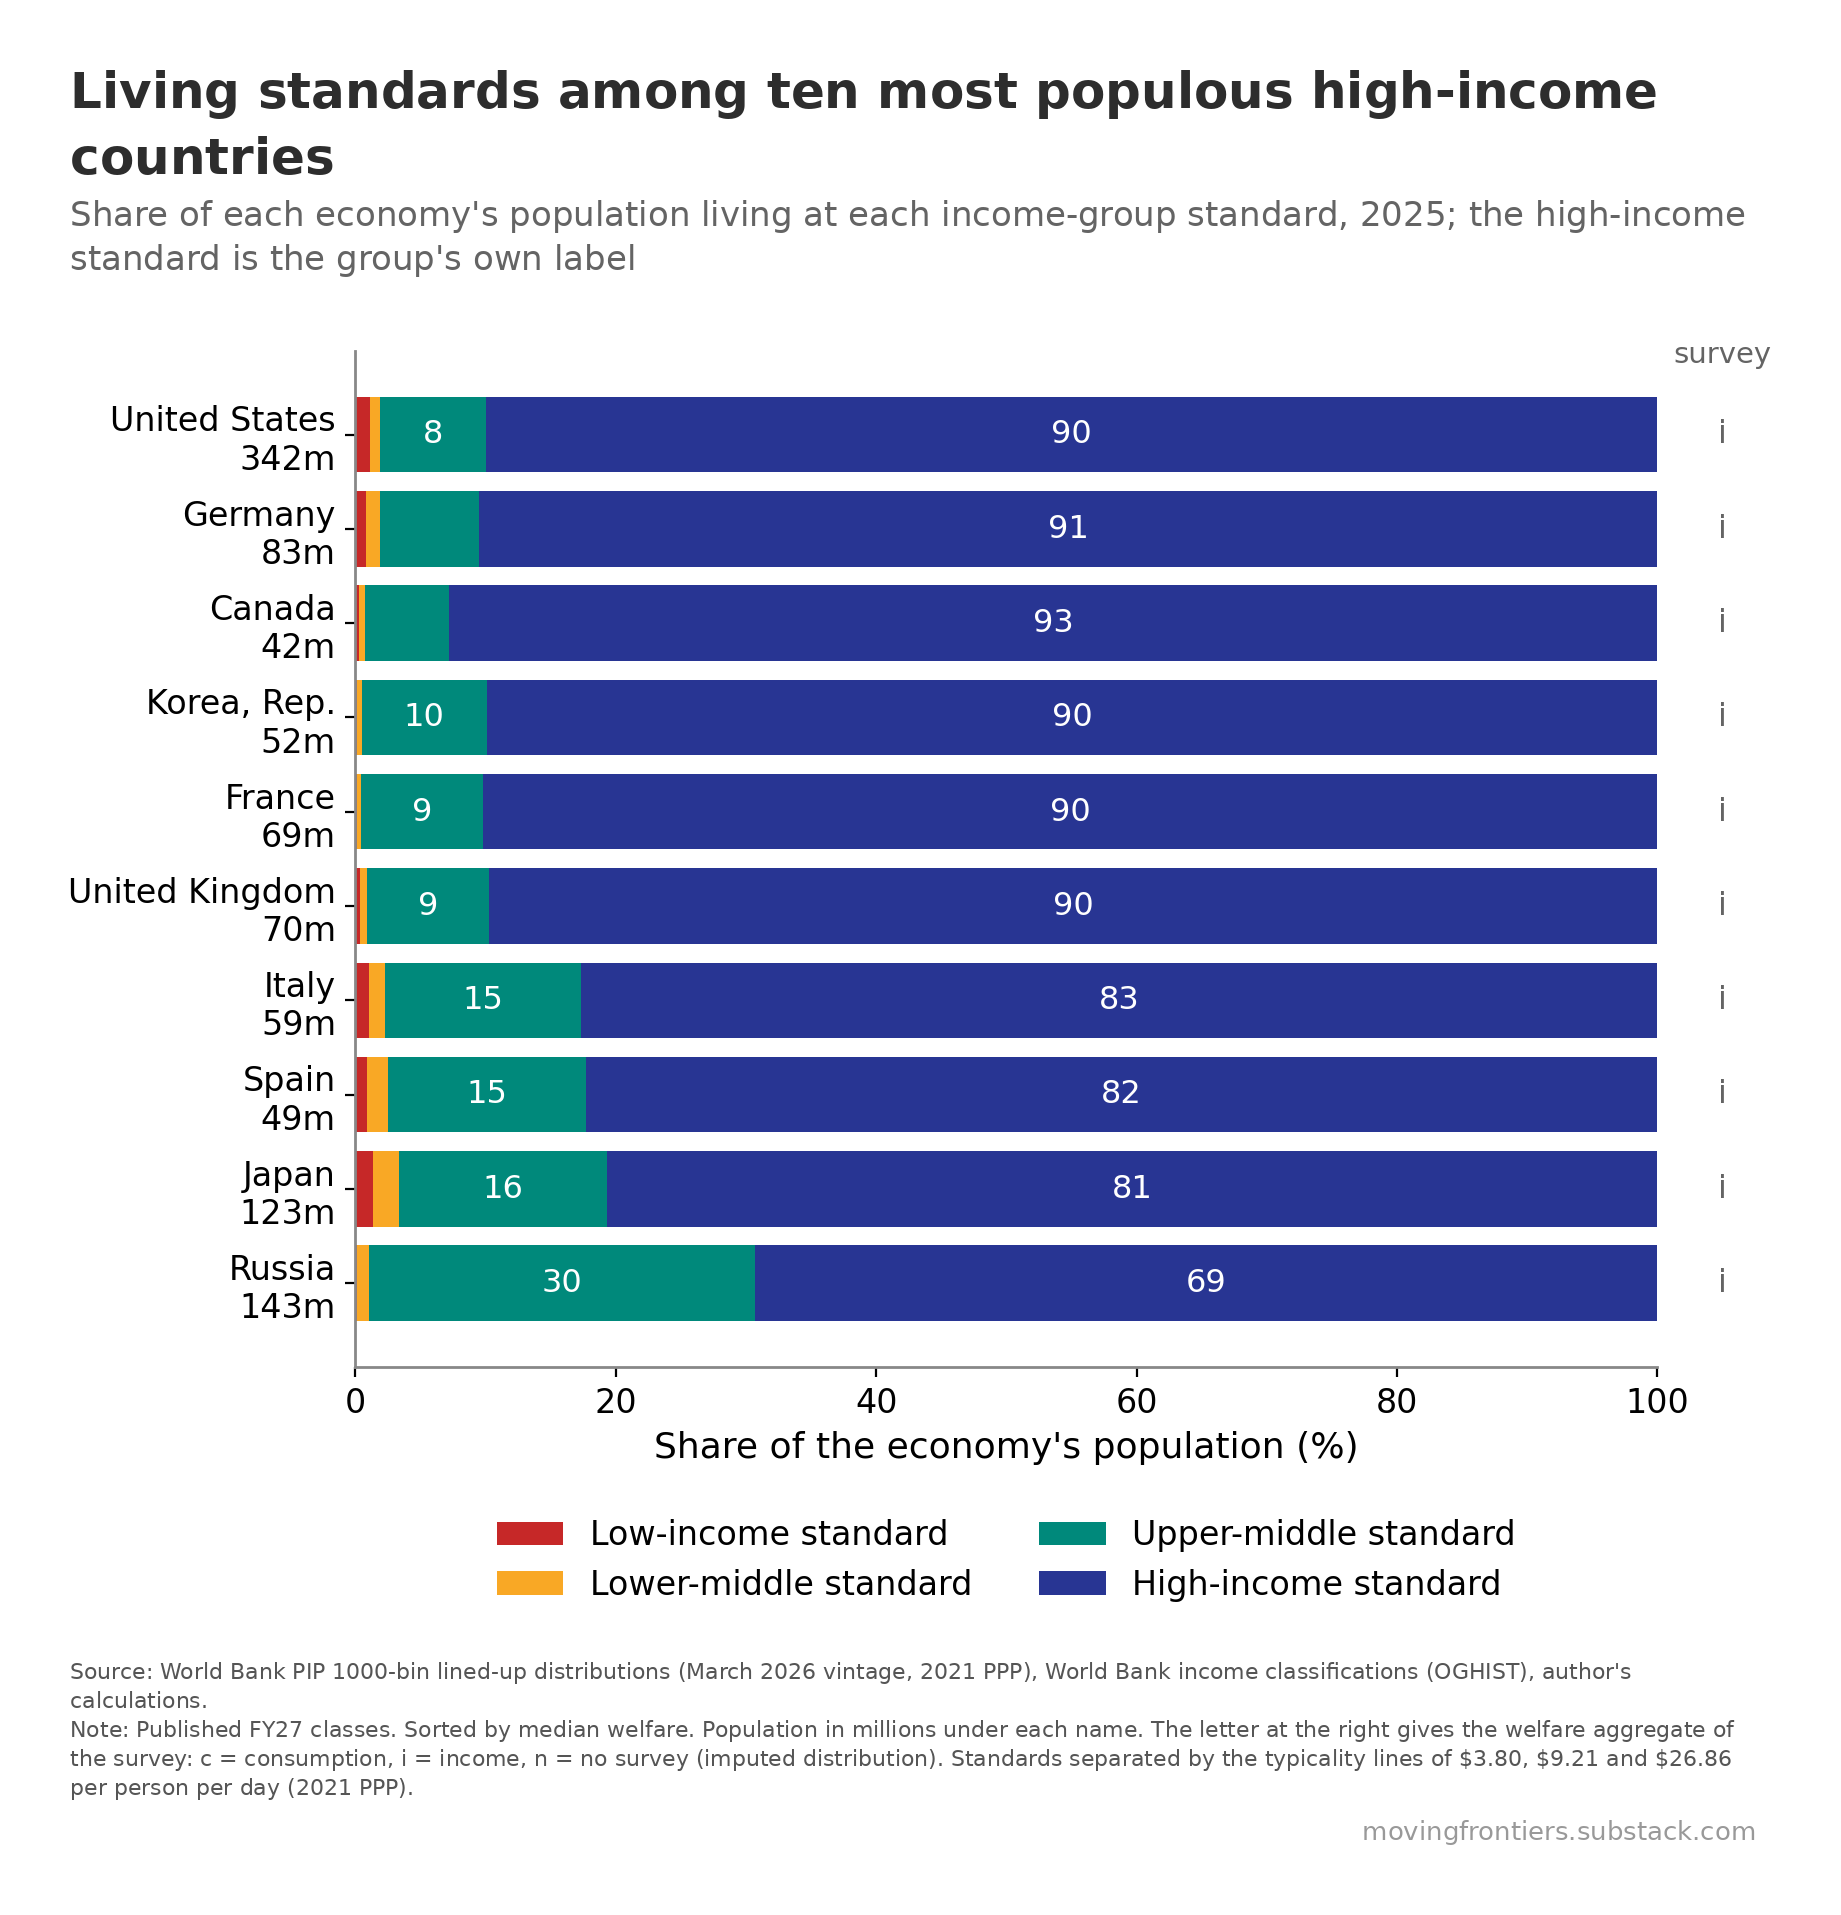

The Python source for this figure:
"""chart-8a-ten-hics.py - Moving Frontiers, Belindia post. Self-sufficient: house style and data embedded.
Data frozen 12 Sep 2026 from World Bank PIP 1000-bin distributions (March 2026 vintage) and OGHIST (July 2026);
2026 = nowcast with China high income. Run: python3 chart-8a-ten-hics.py  ->  chart-8a-ten-hics.png (and chart-8a-ten-hics.csv is the same data).
Method: typicality lines = crossings of the four class curves of daily welfare (see belindia_typicality.xlsx)."""
import matplotlib; matplotlib.use("Agg")
import matplotlib.pyplot as plt, numpy as np, sys, types

# ---------------------------------------------------------------- house style (moving_frontiers_style.py, verbatim)
_mf = types.ModuleType("moving_frontiers_style"); sys.modules["moving_frontiers_style"] = _mf
exec(compile('"""\nmoving_frontiers_style.py - Moving Frontiers house style.\n\nDraw the plot in matplotlib, save it, then call compose(). The title, subtitle,\ncaption and watermark are laid out in PIL, where every gap is measured ink to ink\nrather than through matplotlib text boxes, which carry the font\'s full ascent and\ndescent whether or not the string has ascenders or descenders.\n\n    import moving_frontiers_style as mf\n    mf.rc()\n    fig, ax = plt.subplots(figsize=(8, 5.6), dpi=mf.DPI)\n    ...plot in mf.palette(2)...\n    fig.savefig("plot.png", dpi=mf.DPI, facecolor="white", bbox_inches="tight")\n    mf.compose("plot.png", "chart.png", TITLE, SUBTITLE, SOURCE, NOTE)\n\n"""\n\nimport os\nimport numpy as np\nimport matplotlib\nfrom PIL import Image, ImageDraw, ImageFont\n\nDPI = 200\n\n# ---- colours: the main elements, by how many series the chart has ----\nRED, GOLD, GREEN, BLUE = "#C62828", "#F9A825", "#00897B", "#283593"\nPALETTE = {1: [BLUE],\n           2: [RED, BLUE],\n           3: [RED, BLUE, GOLD],\n           4: [RED, GOLD, GREEN, BLUE]}\nGREY = "#888888"          # axes, rules, de-emphasised marks\n\n\ndef palette(n):\n    assert n in PALETTE, "the house palette covers one to four series"\n    return PALETTE[n]\n\n\n# ---- spacing, in pixels at 200 dpi, every gap ink to ink ----\nGAP_TITLE_SUB = 25        # subtitle below the title\nGAP_SUB_PLOT  = 70        # plot below the subtitle\nGAP_PLOT_CAP  = 60        # caption below the plot\nGAP_CAP_MARK  = 20        # watermark below the last caption line\nMARK_RIGHT    = 15        # watermark right edge, inside the content right edge\nBORDER        = 70        # empty space around the whole canvas\n\n# Canvas width is allowed to differ from chart to chart: each canvas is just the plot\n# plus the border. Pass content_w=<px> to compose() to pad a narrow plot out to a\n# common width instead, which is optional.\nCONTENT_W     = None\n\n# Type is fixed, not scaled to the chart. Sizing the title from the plot width made\n# it depend on how much white space matplotlib happened to leave, so a narrow chart\n# got a smaller title than a wide one in the same pack.\n# TYPE SCALES WITH THE CANVAS, so that a chart shown at a fixed display width, a\n# phone column say, always shows the same apparent type whatever its own pixel width.\n# The point sizes below are the sizes at REF_W; a canvas half again as wide gets type\n# half again as large, and the two look identical once both are scaled to the column.\n# Sizing type from the plot width, as an earlier version did, is not the same thing and\n# was a bug: it made the title depend on how much white space matplotlib happened to\n# leave around the axes rather than on how large the image is.\nREF_W      = 1980         # reference canvas width the point sizes below refer to\nTITLE_PT   = 19.44        # title, 54px at REF_W\nSUB_FRAC   = 0.68         # subtitle as a share of the title\nCAP_PT     = 8.5          # caption, 24px at REF_W\nMARK_MULT  = 1.2          # watermark as a share of the caption\nLEADING    = 1.32\n\n# Type inside the plot. Set once here and applied by rc(), so every chart in a pack\n# carries the same tick labels, axis titles and annotations. A build script that\n# passes its own fontsize= breaks that, so use these constants instead.\nAXIS_PT    = 13           # axis titles\nTICK_PT    = 12           # tick labels, both axes\nLEGEND_PT  = 12           # legend entries\nLABEL_PT   = 11.5         # in-plot labels and data values\nEMPH_PT    = 15           # emphasised data values, bold\n\nINK        = "#2D2D2D"    # title\nSUB_INK    = "#646464"    # subtitle\nCAP_INK    = "#555555"    # caption\nMARK_INK   = "#999999"    # watermark\nMARK_TEXT  = "movingfrontiers.substack.com"\nCREDIT     = ""\n\n\ndef rc():\n    """Matplotlib defaults for the plot itself."""\n    matplotlib.pyplot.rcParams.update({\n        "font.family": "DejaVu Sans", "font.size": AXIS_PT,\n        "axes.labelsize": AXIS_PT, "xtick.labelsize": TICK_PT,\n        "ytick.labelsize": TICK_PT, "legend.fontsize": LEGEND_PT,\n        "axes.edgecolor": GREY, "axes.linewidth": 1.0,\n        "figure.facecolor": "white", "axes.facecolor": "white"})\n\n\ndef style_ax(ax):\n    ax.spines["top"].set_visible(False)\n    ax.spines["right"].set_visible(False)\n\n\ndef _font(px, bold=False):\n    name = "DejaVuSans-Bold.ttf" if bold else "DejaVuSans.ttf"\n    for p in (os.path.join(matplotlib.get_data_path(), "fonts", "ttf", name),\n              "/usr/share/fonts/truetype/dejavu/" + name):\n        if os.path.exists(p):\n            return ImageFont.truetype(p, px)\n    raise FileNotFoundError(name)\n\n\ndef _ink(font, s):\n    """Ink top and bottom of a string relative to its baseline."""\n    b = font.getbbox(s, anchor="ls")\n    return b[1], b[3]\n\n\ndef _wrap(font, paragraphs, width):\n    """Greedy wrap. Also returns, for each line, which paragraph it came from, so a\n    line that ends because its paragraph ended can be told apart from one that ends\n    because the next word would not fit."""\n    lines, owner = [], []\n    for p, text in enumerate(paragraphs):\n        cur = ""\n        for w in text.split():\n            t = (cur + " " + w).strip()\n            if not cur or font.getlength(t) <= width:\n                cur = t\n            else:\n                lines.append(cur); owner.append(p); cur = w\n        if cur:\n            lines.append(cur); owner.append(p)\n    return lines, owner\n\n\ndef _crop(img):\n    g = np.array(img.convert("L"))\n    r = np.where((g < 250).any(1))[0]\n    c = np.where((g < 250).any(0))[0]\n    return img.crop((c.min(), r.min(), c.max() + 1, r.max() + 1))\n\n\ndef compose(plot_png, out_png, title, subtitle, source, note=None, credit=CREDIT,\n            content_w=CONTENT_W):\n    """Title band above the plot, caption and watermark below, BORDER px all around."""\n    plot = _crop(Image.open(plot_png).convert("RGB"))\n    PW, H = plot.size\n    W = max(PW, content_w or 0)          # the target is a floor, never a ceiling\n\n    k = (W + 2 * BORDER) / REF_W         # type scales with the canvas, not the plot\n    title_px = round(TITLE_PT * DPI / 72 * k)\n    cap_px   = round(CAP_PT * DPI / 72 * k)\n    f_title = _font(title_px, bold=True)\n    f_sub   = _font(int(title_px * SUB_FRAC))\n    f_cap   = _font(cap_px)\n    f_mark  = _font(round(cap_px * MARK_MULT))\n\n    tl, _ = _wrap(f_title, [title], W)\n    sl, _ = _wrap(f_sub, [subtitle], W)\n    paras = ["Source: " + source + (" " + credit if credit else "")]\n    if note:\n        paras.append("Note: " + note)\n    cl, owner = _wrap(f_cap, paras, W)\n    for i in range(len(cl) - 1):                       # lines must be maximally full\n        if owner[i + 1] == owner[i]:\n            nxt = cl[i + 1].split()[0]\n            assert f_cap.getlength(cl[i] + " " + nxt) > W, \\\n                f"caption line {i} is not filled to the full width"\n\n    tlh = int(f_title.size * LEADING)\n    slh = int(f_sub.size * LEADING)\n    clh = int(f_cap.size * LEADING)\n\n    # walk down the page, each gap measured from the ink above it\n    y, place = 0, []\n    for i, s in enumerate(tl):\n        base = y - _ink(f_title, s)[0] if i == 0 else place[-1][0] + tlh\n        place.append((base, s, f_title, INK, "left"))\n    y = place[-1][0] + _ink(f_title, tl[-1])[1]\n    for i, s in enumerate(sl):\n        base = (y + GAP_TITLE_SUB - _ink(f_sub, s)[0]) if i == 0 else place[-1][0] + slh\n        place.append((base, s, f_sub, SUB_INK, "left"))\n    y = place[-1][0] + _ink(f_sub, sl[-1])[1]\n\n    plot_y = y + GAP_SUB_PLOT\n    y = plot_y + H\n\n    for i, s in enumerate(cl):\n        base = (y + GAP_PLOT_CAP - _ink(f_cap, s)[0]) if i == 0 else place[-1][0] + clh\n        place.append((base, s, f_cap, CAP_INK, "left"))\n    y = place[-1][0] + _ink(f_cap, cl[-1])[1]\n    place.append((y + GAP_CAP_MARK - _ink(f_mark, MARK_TEXT)[0],\n                  MARK_TEXT, f_mark, MARK_INK, "right"))\n    y = place[-1][0] + _ink(f_mark, MARK_TEXT)[1]\n\n    canvas = Image.new("RGB", (W + 2 * BORDER, y + 2 * BORDER), "white")\n    canvas.paste(plot, (BORDER, plot_y + BORDER))     # left, with the title and caption\n    d = ImageDraw.Draw(canvas)\n    for base, s, f, col, align in place:\n        x = BORDER + (W - MARK_RIGHT - f.getlength(s) if align == "right" else 0)\n        d.text((x, base + BORDER), s, font=f, fill=col, anchor="ls")\n    canvas.save(out_png)\n    verify(out_png)\n    return out_png\n\n\ndef verify(png):\n    """Blank pixel rows between each block, and the border, must match the constants."""\n    a = np.array(Image.open(png).convert("L"))\n    Hh, Ww = a.shape\n    ink = a < 250\n    rows = np.where(ink.any(1))[0]\n    cols = np.where(ink.any(0))[0]\n    bands, start, prev = [], rows[0], rows[0]\n    for r in rows[1:]:\n        if r - prev > 3:\n            bands.append((start, prev)); start = r\n        prev = r\n    bands.append((start, prev))\n    gaps = [bands[i + 1][0] - bands[i][1] - 1 for i in range(len(bands) - 1)]\n    assert GAP_SUB_PLOT in gaps, f"no {GAP_SUB_PLOT}px gap below the subtitle"\n    assert GAP_PLOT_CAP in gaps, f"no {GAP_PLOT_CAP}px gap above the caption"\n    assert gaps[-1] == GAP_CAP_MARK, \\\n        f"gap above the watermark is {gaps[-1]}px, expected {GAP_CAP_MARK}"\n    assert (rows[0], Hh - 1 - rows[-1], cols[0]) == (BORDER, BORDER, BORDER), \\\n        f"top, bottom and left borders are {(rows[0], Hh - 1 - rows[-1], cols[0])}, " \\\n        f"expected {BORDER}"\n    assert Ww - 1 - cols[-1] >= BORDER, \\\n        f"right border is {Ww - 1 - cols[-1]}, expected at least {BORDER}"\n    wm_cols = np.where(ink[bands[-1][0]:bands[-1][1] + 1, :].any(0))[0]\n    assert Ww - 1 - wm_cols.max() >= BORDER + MARK_RIGHT - 3, "watermark right margin is wrong"\n    return gaps\n', "moving_frontiers_style.py", "exec"), _mf.__dict__)
mf = _mf

# ---------------------------------------------------------------- data
DATA = {'code': ['USA', 'DEU', 'CAN', 'KOR', 'FRA', 'GBR', 'ITA', 'ESP', 'JPN', 'RUS'], 'economy': ['United States', 'Germany', 'Canada', 'Korea, Rep.', 'France', 'United Kingdom', 'Italy', 'Spain', 'Japan', 'Russia'], 'group': ['H', 'H', 'H', 'H', 'H', 'H', 'H', 'H', 'H', 'H'], 'wtype': ['i', 'i', 'i', 'i', 'i', 'i', 'i', 'i', 'i', 'i'], 'pop_m': [341.8, 82.8, 41.6, 51.7, 68.6, 69.6, 58.7, 48.8, 123.2, 142.8], 'at_L': [0.0111, 0.008, 0.0028, 0.001, 0.0011, 0.0038, 0.0101, 0.009, 0.0135, 0.0013], 'at_LM': [0.0081, 0.0108, 0.0043, 0.0039, 0.0028, 0.0054, 0.0123, 0.016, 0.0196, 0.0092], 'at_UM': [0.0813, 0.0758, 0.0647, 0.0958, 0.0943, 0.0934, 0.151, 0.1522, 0.1601, 0.2962], 'at_H': [0.8994, 0.9054, 0.9282, 0.8992, 0.9019, 0.8974, 0.8267, 0.8228, 0.8067, 0.6933], 'median': [73.23, 63.23, 63.18, 58.96, 57.97, 56.45, 49.46, 49.2, 45.65, 35.84]}

TITLE = 'Living standards among ten most populous high-income countries'
SUBTITLE = "Share of each economy's population living at each income-group standard, 2025; the high-income standard is the group's own label"
SOURCE = "World Bank PIP 1000-bin lined-up distributions (March 2026 vintage, 2021 PPP), World Bank income classifications (OGHIST), author's calculations."
NOTE = 'Published FY27 classes. Sorted by median welfare. Population in millions under each name. The letter at the right gives the welfare aggregate of the survey: c = consumption, i = income, n = no survey (imputed distribution). Standards separated by the typicality lines of $3.80, $9.21 and $26.86 per person per day (2021 PPP).'

def build():
    mf.rc()
    fig, ax = plt.subplots(figsize=(8.4, 6.6), dpi=mf.DPI)
    mf.style_ax(ax)

    n = len(DATA["code"]); y = np.arange(n)[::-1]; c4 = mf.palette(4); keys = ["at_L", "at_LM", "at_UM", "at_H"]
    left = np.zeros(n)
    for k, key in enumerate(keys):
        v = np.array(DATA[key]) * 100
        ax.barh(y, v, left=left, color=c4[k], label=["Low-income standard", "Lower-middle standard", "Upper-middle standard", "High-income standard"][k])
        for i in range(n):
            if v[i] >= 8: ax.text(left[i] + v[i] / 2, y[i], f"{v[i]:.0f}", ha="center", va="center", color="white", fontsize=mf.LABEL_PT)
        left += v
    ax.set_yticks(y); ax.set_yticklabels([f"{e}\n{p:,.0f}m" for e, p in zip(DATA["economy"], DATA["pop_m"])])
    for i in range(n): ax.text(105, y[i], DATA["wtype"][i], ha="center", va="center", fontsize=mf.LABEL_PT, color=mf.SUB_INK, clip_on=False)
    ax.text(105, n - 0.3, "survey", ha="center", va="bottom", fontsize=mf.LABEL_PT - 1, color=mf.SUB_INK, clip_on=False)
    ax.set_xlim(0, 100); ax.set_xlabel("Share of the economy's population (%)")
    ax.legend(loc="upper center", bbox_to_anchor=(0.5, -0.12), ncol=2, frameon=False)

    fig.savefig("chart-8a-ten-hics-plot.png", dpi=mf.DPI, facecolor="white", bbox_inches="tight")
    plt.close(fig)
    mf.compose("chart-8a-ten-hics-plot.png", "chart-8a-ten-hics.png", TITLE, SUBTITLE, SOURCE, NOTE)
    import os; os.remove("chart-8a-ten-hics-plot.png")
    print("wrote chart-8a-ten-hics.png")

if __name__ == "__main__":
    build()
